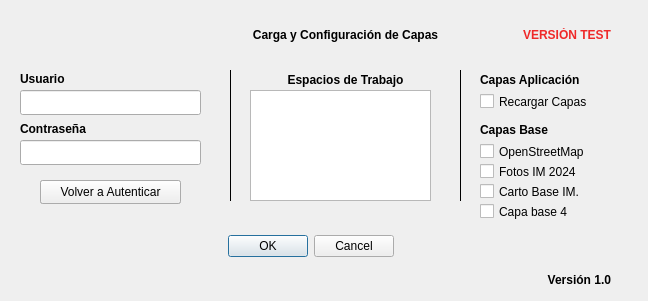
<?xml version="1.0" encoding="UTF-8"?>
<ui version="4.0">
 <class>IMLayerLoaderDialogBase</class>
 <widget class="QDialog" name="IMLayerLoaderDialogBase">
  <property name="geometry">
   <rect>
    <x>0</x>
    <y>0</y>
    <width>648</width>
    <height>301</height>
   </rect>
  </property>
  <property name="windowTitle">
   <string>IM - Carga y Configura Capas</string>
  </property>
  <property name="modal">
   <bool>true</bool>
  </property>
  <widget class="QDialogButtonBox" name="button_box">
   <property name="geometry">
    <rect>
     <x>20</x>
     <y>230</y>
     <width>581</width>
     <height>32</height>
    </rect>
   </property>
   <property name="font">
    <font>
     <kerning>true</kerning>
    </font>
   </property>
   <property name="focusPolicy">
    <enum>Qt::StrongFocus</enum>
   </property>
   <property name="layoutDirection">
    <enum>Qt::LeftToRight</enum>
   </property>
   <property name="orientation">
    <enum>Qt::Horizontal</enum>
   </property>
   <property name="standardButtons">
    <set>QDialogButtonBox::Cancel|QDialogButtonBox::Ok</set>
   </property>
   <property name="centerButtons">
    <bool>true</bool>
   </property>
  </widget>
  <widget class="QLabel" name="TituloPlugin">
   <property name="geometry">
    <rect>
     <x>210</x>
     <y>0</y>
     <width>271</width>
     <height>71</height>
    </rect>
   </property>
   <property name="toolTip">
    <string>&lt;html&gt;&lt;head/&gt;&lt;body&gt;&lt;p align=&quot;center&quot;&gt;¿Desea Configurar la capa Activa?&lt;/p&gt;&lt;/body&gt;&lt;/html&gt;</string>
   </property>
   <property name="text">
    <string>&lt;html&gt;&lt;head/&gt;&lt;body&gt;&lt;p align=&quot;center&quot;&gt;&lt;span style=&quot; font-weight:600;&quot;&gt;Carga y Configuración de Capas&lt;/span&gt;&lt;/p&gt;&lt;/body&gt;&lt;/html&gt;</string>
   </property>
  </widget>
  <widget class="QLineEdit" name="lineEditUser">
   <property name="geometry">
    <rect>
     <x>20</x>
     <y>90</y>
     <width>181</width>
     <height>25</height>
    </rect>
   </property>
   <property name="focusPolicy">
    <enum>Qt::StrongFocus</enum>
   </property>
  </widget>
  <widget class="QLabel" name="Usuario">
   <property name="geometry">
    <rect>
     <x>20</x>
     <y>70</y>
     <width>151</width>
     <height>17</height>
    </rect>
   </property>
   <property name="font">
    <font>
     <weight>75</weight>
     <bold>true</bold>
    </font>
   </property>
   <property name="text">
    <string>Usuario</string>
   </property>
  </widget>
  <widget class="QLineEdit" name="lineEditPass">
   <property name="geometry">
    <rect>
     <x>20</x>
     <y>140</y>
     <width>181</width>
     <height>25</height>
    </rect>
   </property>
   <property name="inputMethodHints">
    <set>Qt::ImhHiddenText</set>
   </property>
   <property name="inputMask">
    <string/>
   </property>
  </widget>
  <widget class="QLabel" name="Contrasena">
   <property name="geometry">
    <rect>
     <x>20</x>
     <y>120</y>
     <width>151</width>
     <height>17</height>
    </rect>
   </property>
   <property name="font">
    <font>
     <weight>75</weight>
     <bold>true</bold>
    </font>
   </property>
   <property name="text">
    <string>Contraseña</string>
   </property>
  </widget>
  <widget class="QCheckBox" name="cbox_OSM">
   <property name="geometry">
    <rect>
     <x>480</x>
     <y>140</y>
     <width>161</width>
     <height>23</height>
    </rect>
   </property>
   <property name="text">
    <string>OpenStreetMap</string>
   </property>
  </widget>
  <widget class="QCheckBox" name="cbox_IDE">
   <property name="geometry">
    <rect>
     <x>480</x>
     <y>160</y>
     <width>161</width>
     <height>23</height>
    </rect>
   </property>
   <property name="text">
    <string>Fotos IM 2024</string>
   </property>
  </widget>
  <widget class="QCheckBox" name="cbox_IM">
   <property name="geometry">
    <rect>
     <x>480</x>
     <y>180</y>
     <width>161</width>
     <height>23</height>
    </rect>
   </property>
   <property name="contextMenuPolicy">
    <enum>Qt::DefaultContextMenu</enum>
   </property>
   <property name="text">
    <string>Carto Base IM.</string>
   </property>
  </widget>
  <widget class="QCheckBox" name="cbox_capaBase4">
   <property name="geometry">
    <rect>
     <x>480</x>
     <y>200</y>
     <width>161</width>
     <height>23</height>
    </rect>
   </property>
   <property name="text">
    <string>Capa base 4</string>
   </property>
  </widget>
  <widget class="QLabel" name="CapasBase">
   <property name="geometry">
    <rect>
     <x>480</x>
     <y>120</y>
     <width>161</width>
     <height>20</height>
    </rect>
   </property>
   <property name="font">
    <font>
     <weight>75</weight>
     <bold>true</bold>
    </font>
   </property>
   <property name="text">
    <string>Capas Base</string>
   </property>
  </widget>
  <widget class="Line" name="Separador">
   <property name="geometry">
    <rect>
     <x>210</x>
     <y>70</y>
     <width>40</width>
     <height>131</height>
    </rect>
   </property>
   <property name="font">
    <font>
     <pointsize>14</pointsize>
     <weight>75</weight>
     <bold>true</bold>
    </font>
   </property>
   <property name="frameShadow">
    <enum>QFrame::Plain</enum>
   </property>
   <property name="lineWidth">
    <number>1</number>
   </property>
   <property name="midLineWidth">
    <number>0</number>
   </property>
   <property name="orientation">
    <enum>Qt::Vertical</enum>
   </property>
  </widget>
  <widget class="QCheckBox" name="cbox_recargar">
   <property name="geometry">
    <rect>
     <x>480</x>
     <y>90</y>
     <width>161</width>
     <height>23</height>
    </rect>
   </property>
   <property name="focusPolicy">
    <enum>Qt::StrongFocus</enum>
   </property>
   <property name="text">
    <string>Recargar Capas</string>
   </property>
  </widget>
  <widget class="QLabel" name="CapasBase_2">
   <property name="geometry">
    <rect>
     <x>480</x>
     <y>70</y>
     <width>161</width>
     <height>20</height>
    </rect>
   </property>
   <property name="font">
    <font>
     <weight>75</weight>
     <bold>true</bold>
    </font>
   </property>
   <property name="text">
    <string>Capas Aplicación</string>
   </property>
  </widget>
  <widget class="QListWidget" name="listApp">
   <property name="enabled">
    <bool>true</bool>
   </property>
   <property name="geometry">
    <rect>
     <x>250</x>
     <y>90</y>
     <width>181</width>
     <height>111</height>
    </rect>
   </property>
   <property name="alternatingRowColors">
    <bool>true</bool>
   </property>
   <property name="selectionMode">
    <enum>QAbstractItemView::MultiSelection</enum>
   </property>
   <property name="selectionBehavior">
    <enum>QAbstractItemView::SelectItems</enum>
   </property>
   <property name="wordWrap">
    <bool>false</bool>
   </property>
   <property name="selectionRectVisible">
    <bool>true</bool>
   </property>
   <property name="sortingEnabled">
    <bool>true</bool>
   </property>
  </widget>
  <widget class="QToolButton" name="authUser">
   <property name="geometry">
    <rect>
     <x>40</x>
     <y>180</y>
     <width>141</width>
     <height>24</height>
    </rect>
   </property>
   <property name="text">
    <string>Autenticar Usuario</string>
   </property>
  </widget>
  <widget class="QLabel" name="CapasBase_3">
   <property name="geometry">
    <rect>
     <x>230</x>
     <y>70</y>
     <width>231</width>
     <height>20</height>
    </rect>
   </property>
   <property name="font">
    <font>
     <weight>75</weight>
     <bold>true</bold>
    </font>
   </property>
   <property name="text">
    <string>&lt;html&gt;&lt;head/&gt;&lt;body&gt;&lt;p align=&quot;center&quot;&gt;Espacios de Trabajo&lt;/p&gt;&lt;/body&gt;&lt;/html&gt;</string>
   </property>
  </widget>
  <widget class="Line" name="Separador_2">
   <property name="geometry">
    <rect>
     <x>450</x>
     <y>70</y>
     <width>21</width>
     <height>131</height>
    </rect>
   </property>
   <property name="font">
    <font>
     <pointsize>14</pointsize>
     <weight>75</weight>
     <bold>true</bold>
    </font>
   </property>
   <property name="frameShadow">
    <enum>QFrame::Plain</enum>
   </property>
   <property name="lineWidth">
    <number>1</number>
   </property>
   <property name="midLineWidth">
    <number>0</number>
   </property>
   <property name="orientation">
    <enum>Qt::Vertical</enum>
   </property>
  </widget>
  <widget class="QLabel" name="Ambiente">
   <property name="geometry">
    <rect>
     <x>500</x>
     <y>0</y>
     <width>111</width>
     <height>71</height>
    </rect>
   </property>
   <property name="toolTip">
    <string>&lt;html&gt;&lt;head/&gt;&lt;body&gt;&lt;p align=&quot;center&quot;&gt;¿Desea Configurar la capa Activa?&lt;/p&gt;&lt;/body&gt;&lt;/html&gt;</string>
   </property>
   <property name="text">
    <string>&lt;html&gt;&lt;head/&gt;&lt;body&gt;&lt;p align=&quot;right&quot;&gt;&lt;span style=&quot; font-weight:600; color:#ef2929;&quot;&gt;VERSIÓN TEST&lt;/span&gt;&lt;/p&gt;&lt;/body&gt;&lt;/html&gt;</string>
   </property>
  </widget>
  <widget class="QLabel" name="NroVersion">
   <property name="geometry">
    <rect>
     <x>500</x>
     <y>270</y>
     <width>111</width>
     <height>21</height>
    </rect>
   </property>
   <property name="toolTip">
    <string>&lt;html&gt;&lt;head/&gt;&lt;body&gt;&lt;p align=&quot;center&quot;&gt;¿Desea Configurar la capa Activa?&lt;/p&gt;&lt;/body&gt;&lt;/html&gt;</string>
   </property>
   <property name="text">
    <string>&lt;html&gt;&lt;head/&gt;&lt;body&gt;&lt;p align=&quot;right&quot;&gt;&lt;span style=&quot; font-weight:600;&quot;&gt;Versión 1.0&lt;/span&gt;&lt;/p&gt;&lt;/body&gt;&lt;/html&gt;</string>
   </property>
  </widget>
  <widget class="QToolButton" name="authUserAgain">
   <property name="geometry">
    <rect>
     <x>40</x>
     <y>180</y>
     <width>141</width>
     <height>24</height>
    </rect>
   </property>
   <property name="text">
    <string>Volver a Autenticar</string>
   </property>
  </widget>
  <zorder>button_box</zorder>
  <zorder>lineEditUser</zorder>
  <zorder>Usuario</zorder>
  <zorder>lineEditPass</zorder>
  <zorder>Contrasena</zorder>
  <zorder>cbox_OSM</zorder>
  <zorder>cbox_IDE</zorder>
  <zorder>cbox_IM</zorder>
  <zorder>cbox_capaBase4</zorder>
  <zorder>CapasBase</zorder>
  <zorder>Separador</zorder>
  <zorder>cbox_recargar</zorder>
  <zorder>CapasBase_2</zorder>
  <zorder>listApp</zorder>
  <zorder>authUser</zorder>
  <zorder>CapasBase_3</zorder>
  <zorder>Separador_2</zorder>
  <zorder>Ambiente</zorder>
  <zorder>NroVersion</zorder>
  <zorder>TituloPlugin</zorder>
  <zorder>authUserAgain</zorder>
 </widget>
 <tabstops>
  <tabstop>lineEditUser</tabstop>
  <tabstop>lineEditPass</tabstop>
  <tabstop>authUser</tabstop>
  <tabstop>listApp</tabstop>
  <tabstop>cbox_recargar</tabstop>
  <tabstop>cbox_OSM</tabstop>
  <tabstop>cbox_IDE</tabstop>
  <tabstop>cbox_IM</tabstop>
  <tabstop>cbox_capaBase4</tabstop>
  <tabstop>button_box</tabstop>
  <tabstop>authUserAgain</tabstop>
 </tabstops>
 <resources/>
 <connections>
  <connection>
   <sender>button_box</sender>
   <signal>accepted()</signal>
   <receiver>IMLayerLoaderDialogBase</receiver>
   <slot>accept()</slot>
   <hints>
    <hint type="sourcelabel">
     <x>20</x>
     <y>230</y>
    </hint>
    <hint type="destinationlabel">
     <x>20</x>
     <y>20</y>
    </hint>
   </hints>
  </connection>
  <connection>
   <sender>button_box</sender>
   <signal>rejected()</signal>
   <receiver>IMLayerLoaderDialogBase</receiver>
   <slot>reject()</slot>
   <hints>
    <hint type="sourcelabel">
     <x>20</x>
     <y>230</y>
    </hint>
    <hint type="destinationlabel">
     <x>20</x>
     <y>20</y>
    </hint>
   </hints>
  </connection>
 </connections>
</ui>
